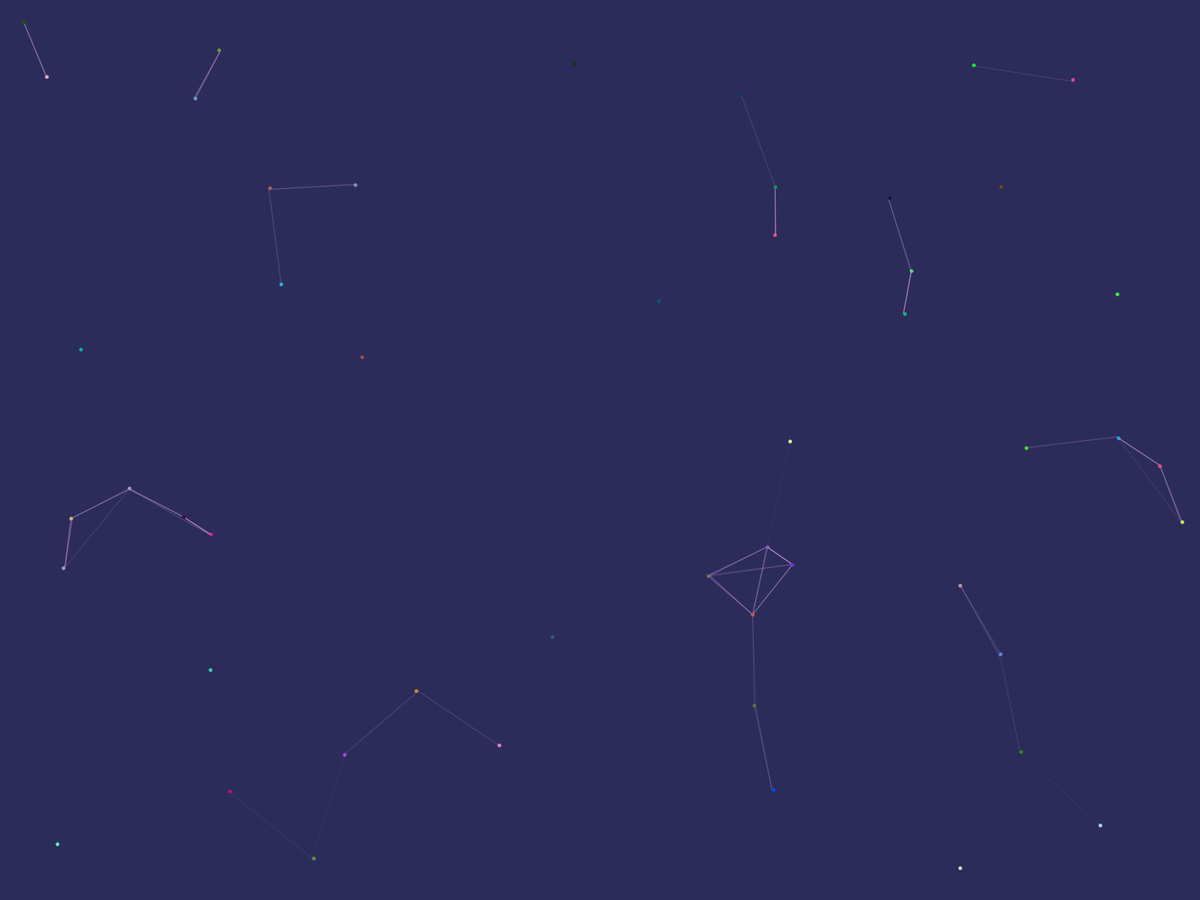
Frame 1 (no input)
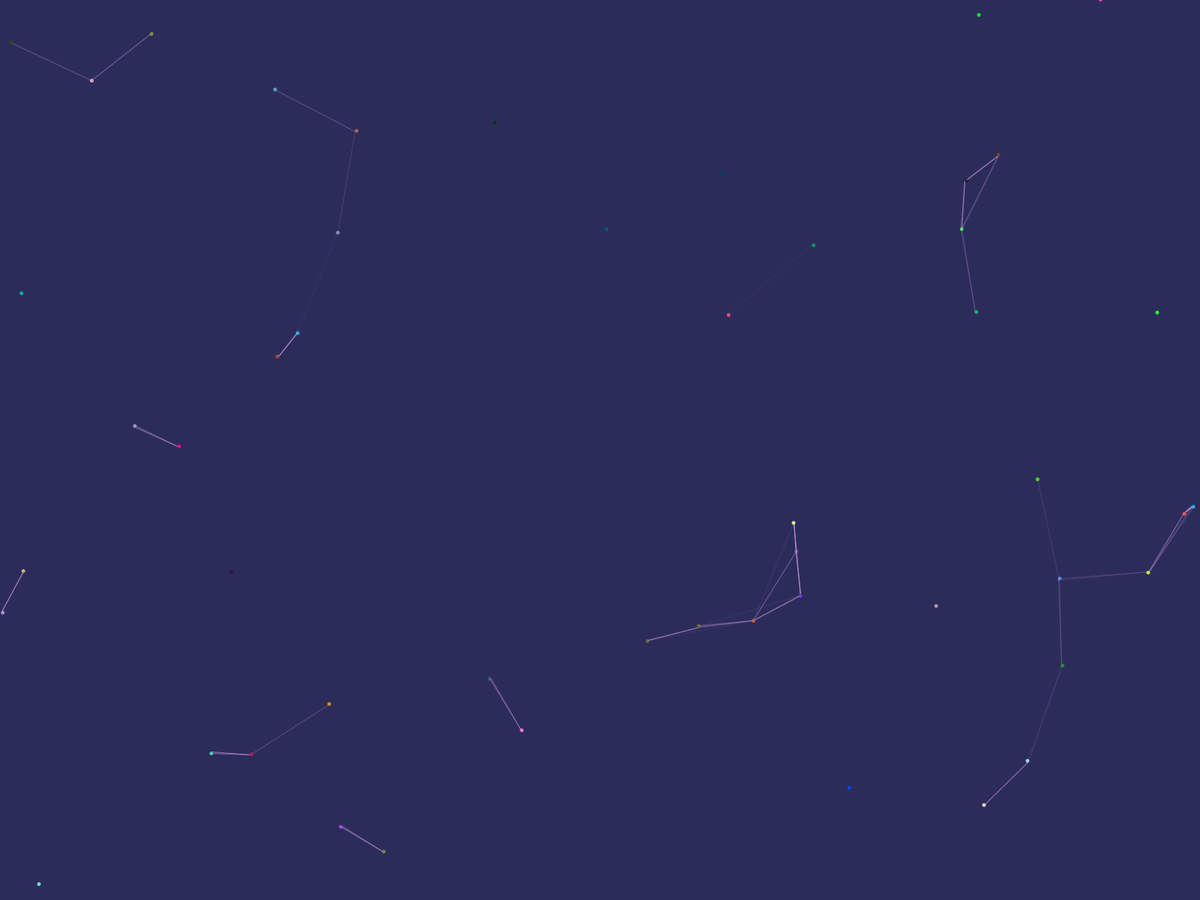
Frame 60 (the mouse pressed at the canvas centre just before this capture)
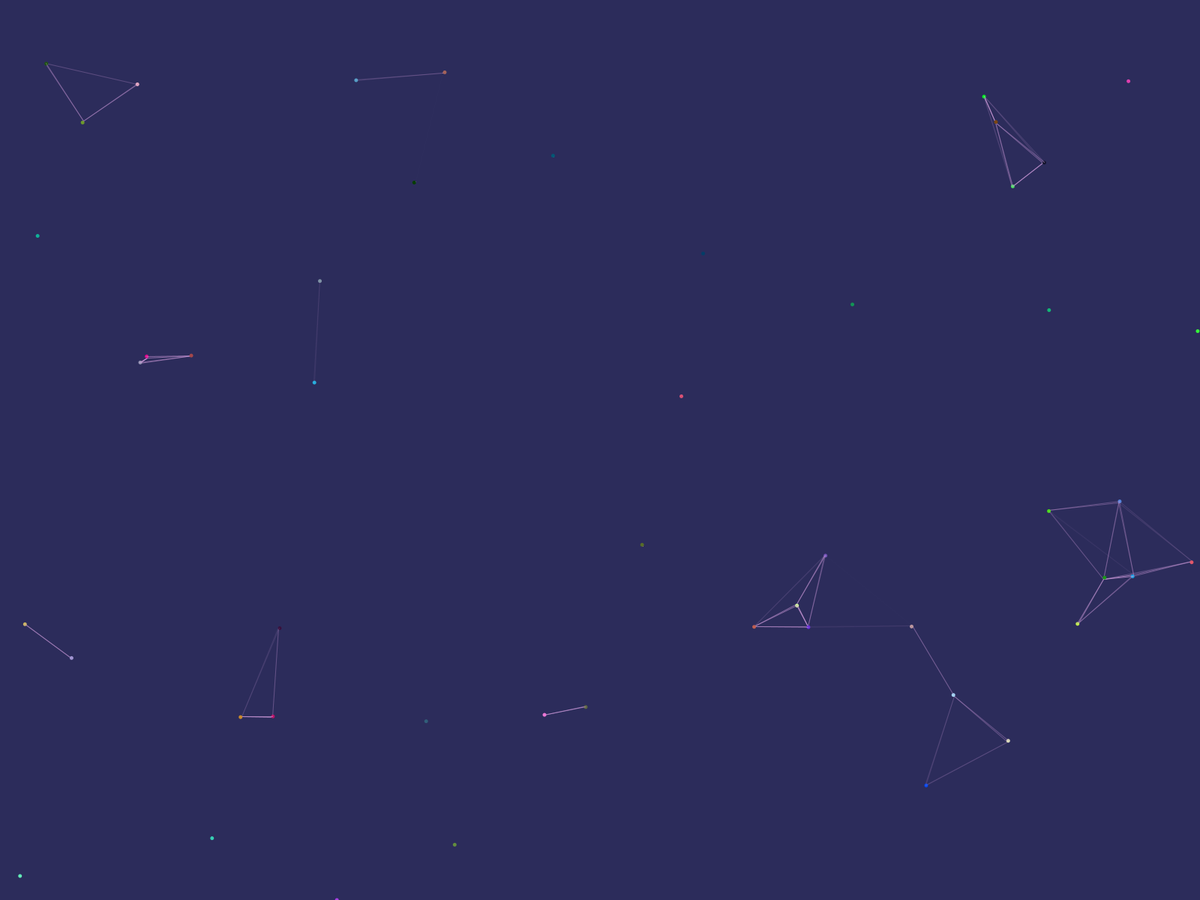
Frame 120 (the mouse held since frame 60 and released just before this capture)

The Processing sketch that drew these frames (run headless with seeded random() and noise(); from frame 60 on, the mouse is pressed at the canvas centre):

// Processing sketch: midterm11
// ── midterm11.pde
cycle[] Balls = new cycle[50];
cycle partA;
cycle partB;
float minDist= 150;
float springAmount = 1; //<>//

int b;

  void setup(){
  fullScreen();
  background(44,44,91);
  //background(0);
 //size(1440,300);
 frameRate(60);
 for(int i=0; i<Balls.length ; i++){
   Balls[i] = new cycle();
 }
}
  
void draw(){
  background(44,44,91);
  for(int i=0; i<Balls.length; i++){
    partA = Balls[i];
    for(int b = 0; b < Balls.length; b++){           
      partB = Balls[b];
      
      if (dist(partA.x,partA.y,partB.x,partB.y)< minDist){
      float dx = partB.x-partA.x;
      float dy = partB.y-partA.y;
      float dist = sqrt(dx*dx + dy*dy); 
      stroke(color(200,150,214, 255 - 255 * (dist/ minDist)));
      //stroke(color(255,178,123, 255 - 255 * (dist/ minDist)));
      //stroke(color(random(0,255), 255 - 255 * (dist/ minDist)));
      line(partA.x,partA.y,partB.x,partB.y);
      
      }
 
    } 
  
  Balls[i].update();
  Balls[i].show();
  Balls[i].bounce();
  println(i);
    }

    }


  
// ── cycle.pde
float d;


class cycle{
  public float x ;
  public float y ;
  public float sx ;
  public float sy ;
  int g;
  
cycle(){
   x = random(0,width);
   y = random(0,height);
   sy = random(-1,1);
   sx = random(-1,1);
   g= (color(random(0,255),random(0,255),random(0,255)));
} 


 void update(){
     x += sx*2;
     y += sy*2;     
   }
  
  
  
  void show(){
    noStroke();
    fill(g);
    ellipse(x,y,5,5);  

   
  }

   void bounce(){   
        if(x>width || x<0){
           sx = sx*-1;
   }    
        if(y>height || y<0){
           sy = sy*-1;
   }
   
   
}


}
